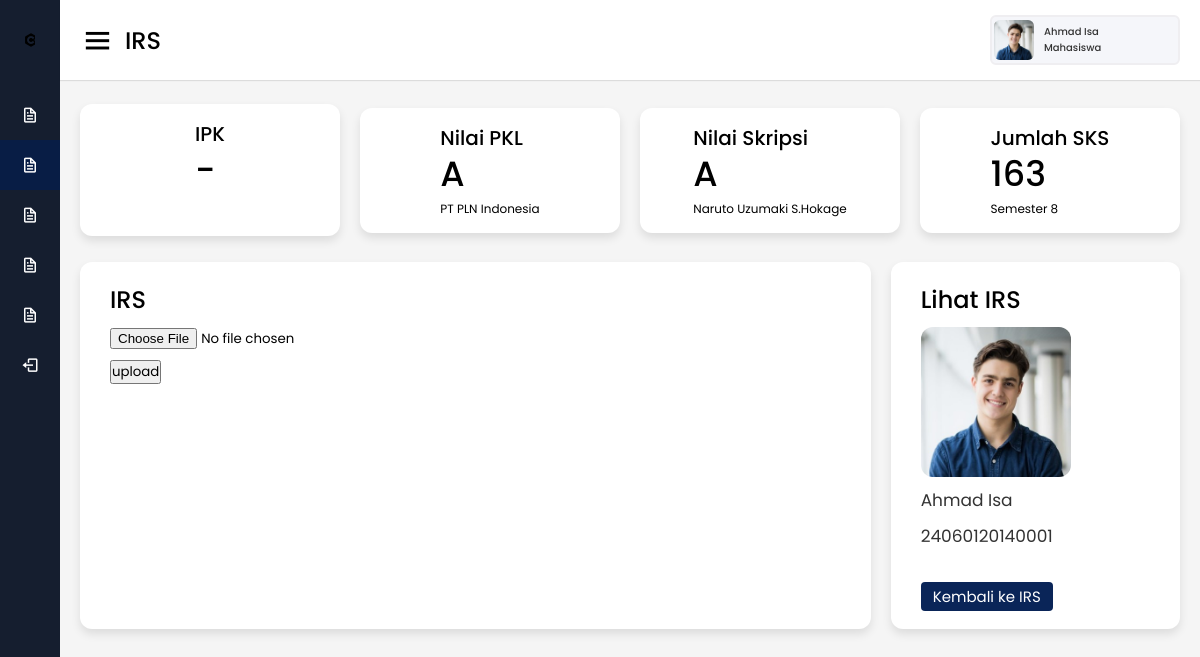
Page /Mahasiswa/upload_irs.php?nim=24060120140001&smt=1 (signed in) on the committed database.
### tables this page shows
CREATE TABLE `skripsi` (
  `NIM` varchar(100) NOT NULL,
  `smt` int(11) NOT NULL,
  `status` varchar(100) NOT NULL DEFAULT '-',
  `nilai_skripsi` varchar(100) NOT NULL DEFAULT '-',
  `tgl_sidang` date NOT NULL,
  `berita_acara` varchar(100) DEFAULT NULL,
  `dospem` varchar(100) NOT NULL DEFAULT '-',
  `file_skripsi` varchar(255) DEFAULT NULL
);

CREATE TABLE `mahasiswa` (
  `NIM` varchar(100) NOT NULL,
  `nama_mhs` varchar(100) NOT NULL,
  `email` varchar(100) NOT NULL,
  `alamat` varchar(100) NOT NULL,
  `no_telp` varchar(100) NOT NULL,
  `angkatan` varchar(100) NOT NULL,
  `status` varchar(100) NOT NULL,
  `foto` varchar(100) NOT NULL,
  `jalur_masuk` varchar(100) NOT NULL,
  `kode_kota_kab` int(100) NOT NULL,
  `username` varchar(100) NOT NULL,
  `NIP_doswal` varchar(100) DEFAULT NULL,
  `NIP_dospem_pkl` varchar(100) DEFAULT NULL,
  `NIP_dospem_skripsi` varchar(100) DEFAULT NULL
);

CREATE TABLE `khs` (
  `NIM` varchar(100) NOT NULL,
  `smt` int(11) NOT NULL,
  `status` varchar(100) NOT NULL DEFAULT '-',
  `jml_sks` int(11) NOT NULL,
  `ips` varchar(100) NOT NULL DEFAULT '-',
  `jml_sksk` int(11) NOT NULL,
  `ipk` varchar(100) NOT NULL DEFAULT '-',
  `file_khs` varchar(255) DEFAULT NULL,
  `validasi` varchar(100) NOT NULL DEFAULT 'Belum Divalidasi'
);

CREATE TABLE `pkl` (
  `NIM` varchar(100) NOT NULL,
  `smt` int(11) NOT NULL,
  `status` varchar(100) NOT NULL,
  `nilai_pkl` varchar(100) DEFAULT NULL,
  `berita_acara` varchar(100) DEFAULT NULL,
  `file_pkl` varchar(100) DEFAULT NULL,
  `instansi` varchar(100) NOT NULL,
  `lama_pkl` varchar(100) NOT NULL,
  `bagian` varchar(100) NOT NULL,
  `tgl_sidang` date NOT NULL
);

### Mahasiswa/header.php (called while the page is built, shortened)
<?php
$NIM = $_GET['nim'];
?>

### Mahasiswa/upload_irs.php (the view, shortened to what this page needs)
<!DOCTYPE html>
<html lang="en" dir="ltr">
<head>
  <link rel="stylesheet" href="style.css">
  <link href='https://unpkg.com/boxicons@2.0.7/css/boxicons.min.css' rel='stylesheet'>
</head>
<body>
  <?php
  include('header.php');
  ?>
  <form action="" method="post" enctype="multipart/form-data">
  <div class="sidebar">
    <div class="logo-details">
      <img class="bx bxl-c-plus-plus logoundip" src="images/u.png" alt="">
      <span class="logo_name">UNIVERSITAS DIPONEGORO</span>
    </div>
    <ul class="nav-links">
      <li>
        <?php
          echo '<a href="profil_mahasiswa.php?nim='.$NIM.'" >';
          echo '<i class="bx bx-file"></i>';
          echo '<span class="links_name">Profile</span>';
          echo '</a>';
        ?>
      </li>
      <li>
        <?php
          echo '<a href="irs.php?nim='.$NIM.'" class="active">';
          echo '<i class="bx bx-file"></i>';
          echo '<span class="links_name">IRS</span>';
          echo '</a>';
        ?>
      </li>
      <li>
        <?php
          echo '<a href="khs.php?nim='.$NIM.'">';
          echo '<i class="bx bx-file"></i>';
          echo '<span class="links_name">KHS</span>';
          echo '</a>';
        ?>
      </li>
      <li>
        <?php
        echo '<a href="pkl.php?nim='.$NIM.'">';
        echo '<i class="bx bx-file"></i>';
        echo '<span class="links_name">PKL</span>';
        echo '</a>';
        ?>
      </li>
      <li>
        <?php
        echo '<a href="skripsi.php?nim='.$NIM.'">';
        echo '<i class="bx bx-file"></i>';
        echo '<span class="links_name">Skripsi</span>';
        echo '</a>';
        ?>
      </li>
      <li>
        <a href="../Login/logout.php">
          <i class='bx bx-log-out'></i>
          <span class="links_name">Logout</span>
        </a>
      </li>
    </ul>
  </div>
  <?php
  $pkl = mysqli_query($koneksi, "SELECT * FROM pkl
  WHERE pkl.NIM = '$NIM'; ");
  $mhs = mysqli_query($koneksi, "SELECT * FROM mahasiswa
  WHERE mahasiswa.NIM = '$NIM'; ");
  $khs = mysqli_query($koneksi, "SELECT * FROM khs
  WHERE khs.NIM = '$NIM' ORDER BY smt DESC; ");
  $skripsi = mysqli_query($koneksi, "SELECT * FROM skripsi
  WHERE skripsi.NIM = '$NIM'; ");
  ?>
  <?php
  while($arr_mhs = mysqli_fetch_array($mhs)):
  while($arr_khs = mysqli_fetch_array($khs)):
  while($arr_pkl = mysqli_fetch_array($pkl)):
  while($arr_skripsi = mysqli_fetch_array($skripsi)):
  ?>
  <section class="home-section">
  <nav>
      <div class="sidebar-button">
        <i class='bx bx-menu sidebarBtn'></i>
        <span class="dashboard">IRS</span>
      </div>
      <div class="profile-details">
        <img src="images/<?= $arr_mhs['foto']; ?>" alt="">
        <span class="admin_name"><?= $arr_mhs['nama_mhs']; ?><br>Mahasiswa</span>
      </div>
    </nav>
    <div class="home-content">
      <div class="overview-boxes">
        <div class="box">
          <div class="right-side">
            <div class="box-topic">IPK</div>
            <div class="number"><?= $arr_khs['ipk']; ?></div>
            <div class="indicator">
              <br>
            </div>
          </div>
        </div>
        <div class="box">
          <div class="right-side">
            <div class="box-topic">Nilai PKL</div>
            <div class="number"><?= $arr_pkl['nilai_pkl']; ?></div>
            <div class="indicator">
              <span class="text"><?= $arr_pkl['instansi']; ?></span>
            </div>
          </div>
        </div>
        <div class="box">
          <div class="right-side">
            <div class="box-topic">Nilai Skripsi</div>
            <div class="number"><?= $arr_skripsi['nilai_skripsi']; ?></div>
            <div class="indicator">
              <span class="text"><?= $arr_skripsi['dospem']; ?></span>
            </div>
          </div>
        </div>
        <div class="box">
          <div class="right-side">
            <div class="box-topic">Jumlah SKS</div>
            <div class="number"><?= $arr_khs['jml_sksk']; ?></div>
            <div class="indicator">
              <span class="text"> Semester <?= $arr_khs['smt']; ?></span>
            </div>
          </div>
        </div>
      </div>
      <div class="sales-boxes">
        <div class="recent-sales box">
          <div class="title">IRS</div>
          <div class="sales-details">
            <ul class="details">
              <li><input type="file" name="NamaFile"></li>
              <input type="submit" name="proses" value="upload">
            </ul>
          </div>
    </div>
    <div class="top-sales box">
            <div class="title">Lihat IRS</div>
            <ul class="top-sales-details">
                  <li>
                  <a >
                    <img src="images/<?= $arr_mhs['foto']; ?>" alt="">
                  </a>
                    <li><span class="product"><?= $arr_mhs['nama_mhs']; ?></span></li>
                    <li><span class="price"><?= $arr_mhs['NIM']; ?></span></li>
                  <br>
                  </li>
                  <?php endwhile?>
                  <?php endwhile?>
                  <?php endwhile?>
                  <?php endwhile?>
                  <?php
                  echo '<a href="irs.php?nim='.$NIM.'" class="tombol">Kembali ke IRS</a>';
                  ?>
                </ul>
              </div>
          </div>
    </div>
  </section>
</form>
</body>
</html>

### rows in the picture
khs: ipk "-", jml_sksk "163", smt "8"
pkl: nilai_pkl "A", instansi "PT PLN Indonesia"
skripsi: NIM.foto (picture), NIM.nama_mhs "Ahmad Isa", nilai_skripsi "A", dospem "Naruto Uzumaki S.Hokage", NIM.NIM "24060120140001"
